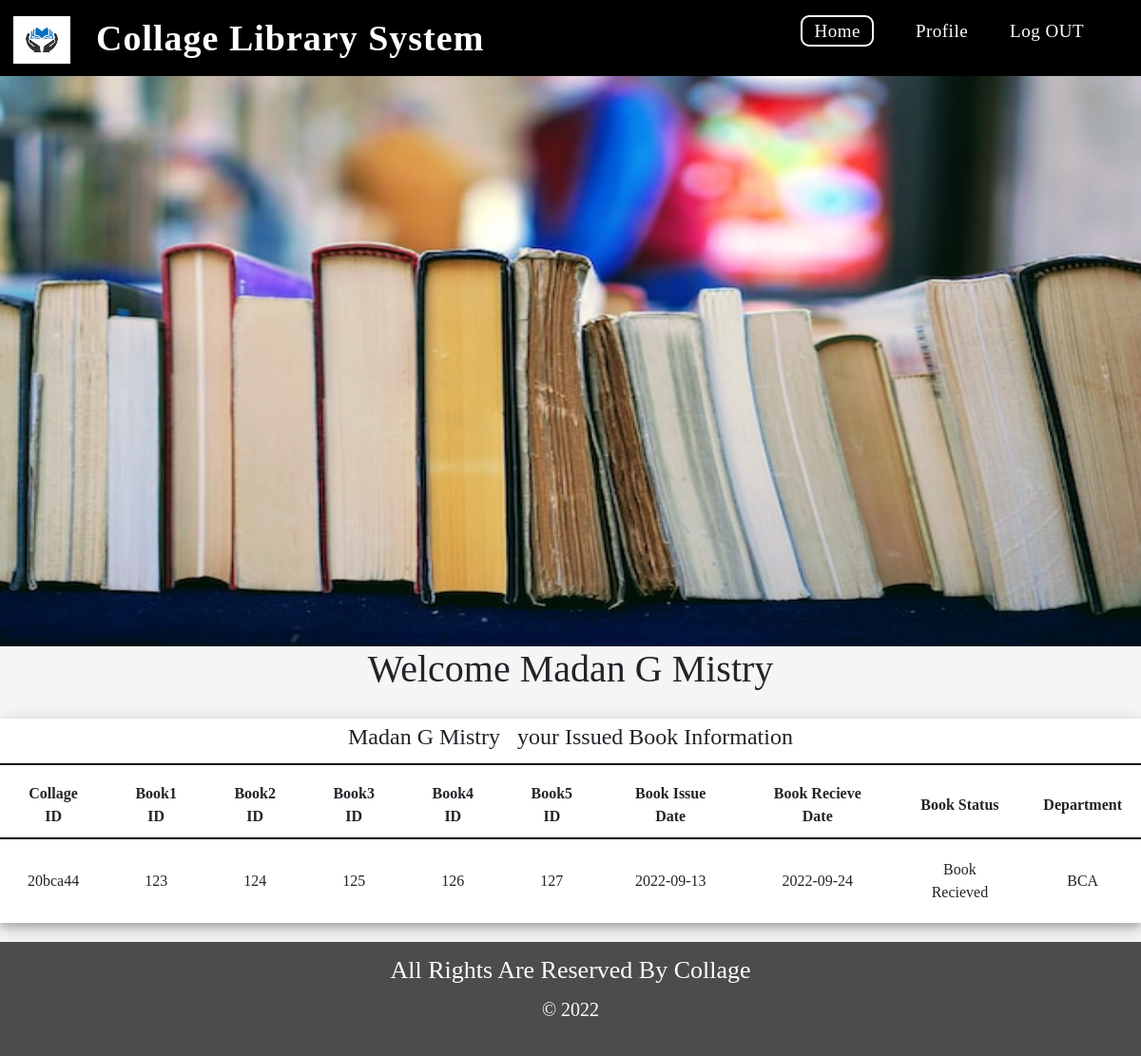
Page /homepage.php (signed in) on the committed database.
### tables this page shows
CREATE TABLE IF NOT EXISTS `lib_register_mst` (
  `id` int(4) NOT NULL AUTO_INCREMENT,
  `collage_id` varchar(8) NOT NULL,
  `student_name` varchar(30) NOT NULL,
  `department` varchar(10) NOT NULL,
  `cell_number` bigint(10) NOT NULL,
  `email` varchar(25) NOT NULL,
  `username` varchar(15) NOT NULL,
  `password` varchar(100) NOT NULL,
  PRIMARY KEY (`id`),
  UNIQUE KEY `collage_id` (`collage_id`)
);

CREATE TABLE IF NOT EXISTS `issuebook_mst` (
  `collage_id` varchar(8) NOT NULL,
  `book1_id` int(6) NOT NULL,
  `book2_id` int(6) NOT NULL,
  `book3_id` int(6) NOT NULL,
  `book4_id` int(6) NOT NULL,
  `book5_id` int(6) NOT NULL,
  `issue_date` date NOT NULL,
  `recieve_date` date NOT NULL,
  `book_status` text NOT NULL,
  `dept` varchar(6) NOT NULL
);

### homepage.php (the view, shortened to what this page needs)
<?php
  include ('connection.php');
  $id=$_SESSION['collageid'];
    $select1=mysqli_query($con,"select * from issuebook_mst where collage_id='$id'");
    if(!mysqli_num_rows($select1) > 0){
      $message="You have no Issued Book ....!!!!";
    }else{
      $data1=mysqli_fetch_array($select1);
    }
    $select2=mysqli_query($con,"select * from lib_register_mst where collage_id='$id'");
    $data2=mysqli_fetch_array($select2);
?>
<!DOCTYPE html>
<html lang="en">
<head>
    <link rel="stylesheet" href="bootstrap.min.css">
    <link rel="stylesheet" href="pagesstyle.css">
</head>
<body>
  <div class="content">
      <div class="header">
          <img src="booklogo.png" height="50px" width="60px"><label>Collage Library System</label>
          <div>
            <a href="homepage.htm" class="active">Home</a>
            <a href="profilepage.php">Profile</a>
            <a href="?logout=<?php echo "logged out"; ?>">Log OUT</a>
          </div>
      </div>
    <div class="body">
      <div class="content1">
        <img src="lib1 (2).jpg" height="600px"width="100%">
        <h1>Welcome  <?php echo $data2['student_name'];?></h1>
      </div>
      <div class="bookinfo">
            <div class="issuedbook">
                <div class="title">
                    <h4><?php echo $data2['student_name'];?> &nbsp; your Issued Book Information</h4>
                </div>
                <?php
                  if(mysqli_num_rows($select1) > 0){
                ?>
                    <table>
                      <tr>
                        <th>Collage ID</th>
                        <th>Book1 ID</th>
                        <th>Book2 ID</th>
                        <th>Book3 ID</th>
                        <th>Book4 ID</th>
                        <th>Book5 ID</th>
                        <th>Book Issue Date</th>
                        <th>Book Recieve Date</th>
                        <th>Book Status</th>
                        <th>Department</th>
                      </tr>
                      <tr>
                        <td><?php echo $data1['collage_id'];?> </td>
                        <td><?php echo $data1['book1_id'];?> </td>
                        <td><?php echo $data1['book2_id'];?> </td>
                        <td><?php echo $data1['book3_id'];?> </td>
                        <td><?php echo $data1['book4_id'];?> </td>
                        <td><?php echo $data1['book5_id'];?> </td>
                        <td><?php echo $data1['issue_date'];?> </td>
                        <td><?php echo $data1['recieve_date'];?></td>
                        <td><?php echo $data1['book_status'];?> </td>
                        <td><?php echo $data1['dept'];?> </td>
                      </tr>
                    </table>
                  <?php
                    }
                  ?>
            </div>
        </div>
    </div>
    <div class="footer">
      <label>All Rights Are Reserved By Collage</label>
      <h4>&copy; 2022</h4>
    </div>
  </div>
</body>
</html>

### pagesstyle.css (style rules this page uses)
* { font-family: 'Times New Roman', Times, serif; margin: 0; padding: 0; }
.content { position: initial; width: 100%; height: auto; }
.content .header { position: initial; width: 100%; background: black; height: 10vh; }
.content .header img { position: relative; margin-left: 14px; margin-bottom: 14px; }
.content .header label { color: white; font-size: 38px; font-weight: bold; letter-spacing: 1px; padding: 12px 27px; }
.content .header div { right: 19px; margin: 19px 40px; float: right; }
.content .header div a { text-decoration: none; font-size: 19px; letter-spacing: 0.5px; margin: 10px 20px; color: white; }
.content .body { position:initial; margin-left: auto; margin-right: auto; text-align: center; align-items: center; justify-content: center; height:auto; width: 100%; background: whitesmoke; }
.body .content1 { position: initial; }
.content .body img { margin-left: auto; margin-right: auto; }
.content .bookinfo { position: relative; min-height: auto; justify-content: space-around; align-items: flex-start; text-align: center; display: flex; }
.content .bookinfo .issuedbook { min-height: auto; background: white; box-shadow: 0 4px 8px 0 rgba(0,0,0,0.2),0 6px 20px 0 rgba(0,0,0,0.19); flex-direction: column; margin: 20px 0; }
.title { position: relative; text-align: center; align-items: center; justify-content: space-around; padding: 5px 10px; border-bottom: 2px solid black; }
.content .bookinfo .issuedbook table { text-align: center; flex-wrap: wrap; justify-content: space-evenly; }
.content .bookinfo .issuedbook table th { padding:10px 20px; border-bottom:2px solid black ; }
td { padding: 20px 20px; text-align: center; align-items: center; justify-content: center; }
.content .footer { position: initial; background: rgba(0, 0, 0, 0.70); height: 15vh; text-align: center; margin-left: auto; margin-right: auto; align-items: center; justify-content: center; }
.content .footer label { margin: 10px 0; font-size: 26px; font-family: Cambria, Cochin, Georgia, Times, 'Times New Roman', serif; color: white; }
.content .footer h4 { font-size: 20px; font-family: Cambria, Cochin, Georgia, Times, 'Times New Roman', serif; color: white; }
.active { border:2px solid white; padding: 4px 12px; border-radius: 9px; }

### rows in the picture
lib_register_mst: student_name "Madan G Mistry"
issuebook_mst: collage_id "20bca44", book1 "123", book2 "124", book3 "125", book4 "126", book5 "127", issue_date "2022-09-13", recieve_date "2022-09-24", book_status "Book Recieved", dept "BCA"
